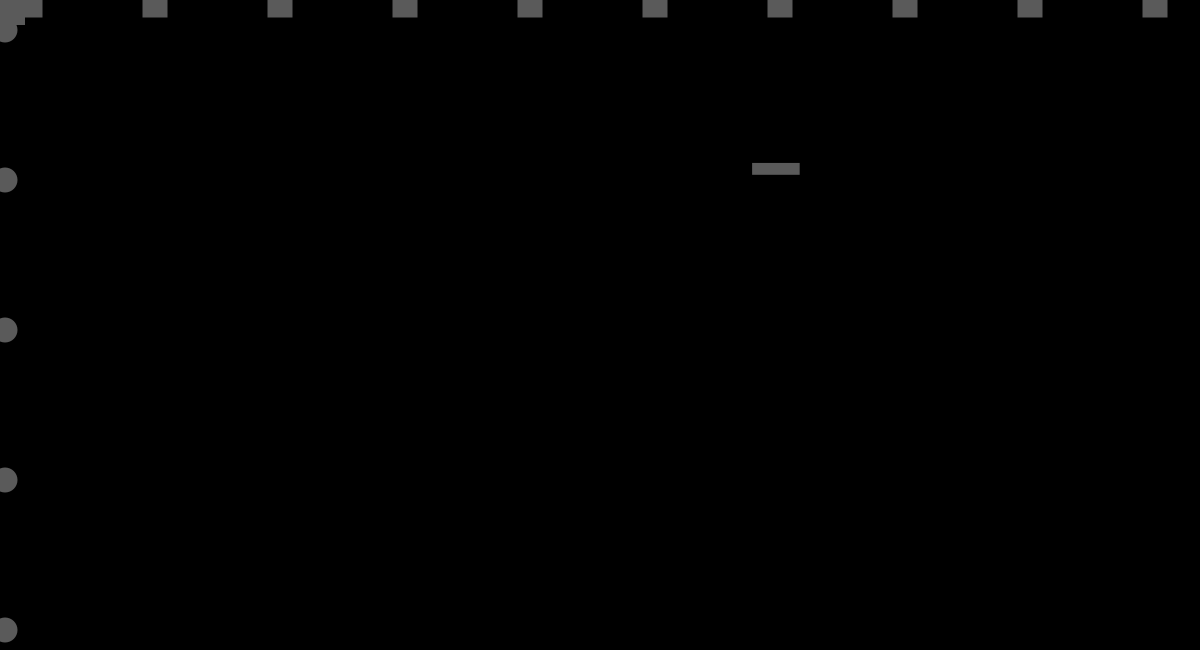
Frame 1 (no input)
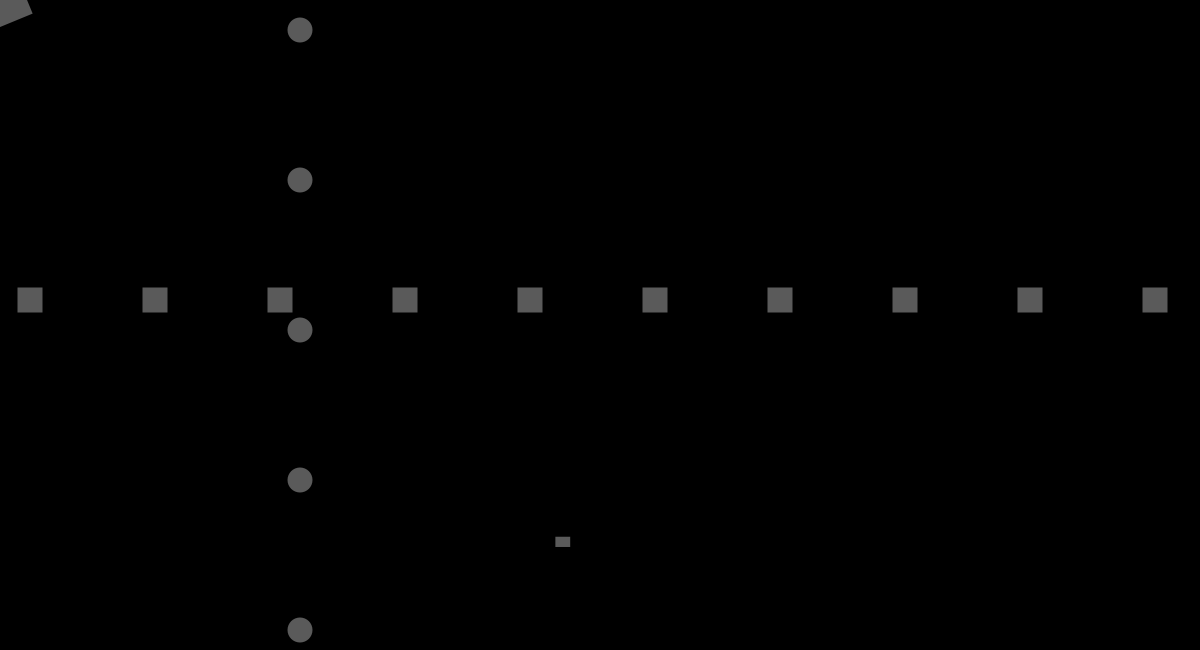
Frame 60 (the mouse pressed at the canvas centre just before this capture)
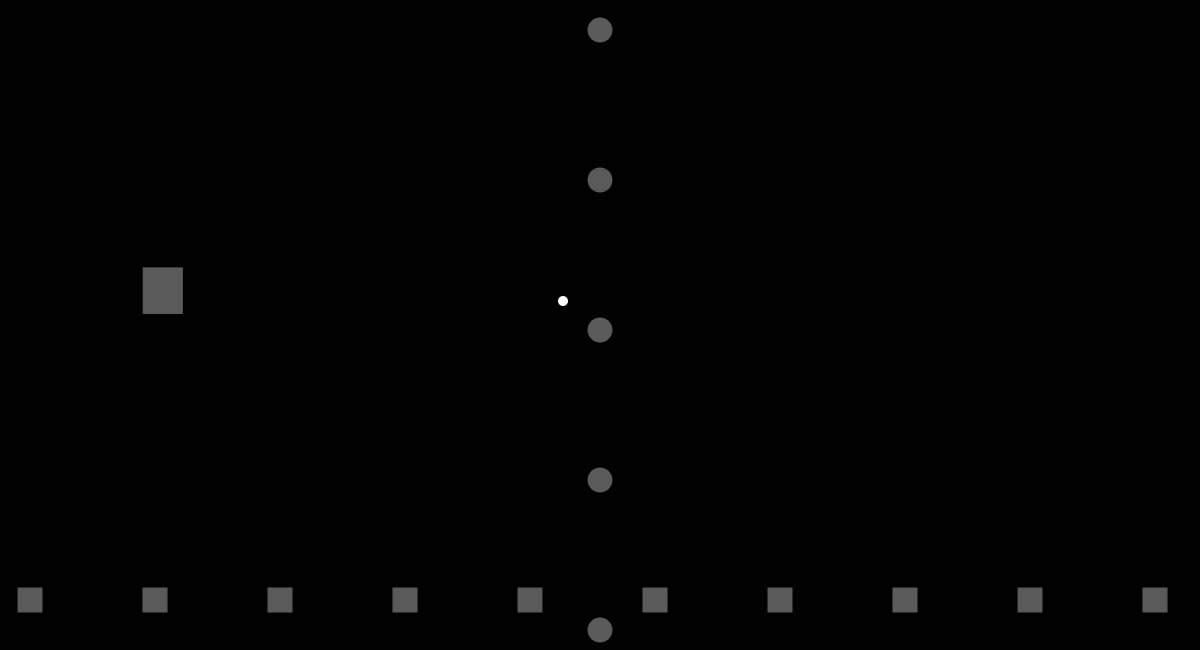
Frame 120 (the mouse held since frame 60 and released just before this capture)

The Processing sketch that drew these frames (run headless with seeded random() and noise(); from frame 60 on, the mouse is pressed at the canvas centre):

// Processing sketch: DanielJiang_Lost
// ── DanielJiang_Lost.pde
//Press Space and Backspace!
int a;
int b;
int x;
int y;
float g=100.0;
float z;
float w;
int i;
float speed=5;
int n;
float speed2=5;
float speed3=5;
float spin=0.0;
void setup() {
  size (1200, 650);
  rectMode(CENTER);
  noStroke();
}
void draw() {
  background(0);
  wanderer();
  friend1();
  friend2();
  friend3();
  friend4();
  if (key==32) {//space
    layout2();
  } 
  if (key==8) {//backspace
    background(0);
    wanderer();
    friend1();
    friend2();
    friend3();
    friend4();
  }
}
void wanderer() {
  float delay=.05;
  float desX=mouseX-x;
  x+=desX*delay;
  float desY=mouseY-y;
  y+=desY*delay;
  fill(255);
  strokeWeight(1);
  ellipse(x, y, 10, 10);
}
void friend1(){
  fill(90);
  rectMode(CENTER);
  rect(random(0,width),random(0,height),random(0,50),random(0,50));
}
void friend2() {
  z=z+speed;
  if ((z>width)||(z<0)) {
    speed=speed*-1;
  }
  fill(90);
  for (i=30; i<=height-20; i+=150) {
    ellipse(z, i, 25, 25);
  }
}
void friend3() {
  w=w+speed2;
  if ((w>height)||(w<0)) {
    speed2=speed2 *-1;
  }
  fill(90);
  for (i=30; i<=width-20; i+=125) {
    rect(i, w, 25, 25);
  }
}
void friend4(){
  rectMode(CENTER);
  fill(90);
  pushMatrix();
  rotate(spin);
  translate(x,y);
  rect(0,0,50,50);
  popMatrix();
  x+=.01;
  spin+=.02;
  if(x>width){
    x=0;
  }
  if(y>height){
    y=0;
  }
}
void layout2() {
  background(0);
  fill(255);
  ellipse(width/2,height/2, 900,900);
  fill(0);
  ellipse(width/2-100,150,30,30);
  ellipse(width/2+100,150,30,30);
  noStroke();
  g=g+speed3;
  if (g>340){
    g=100;
  }
  fill(0,0,155);
  triangle(350,g,330,g+50,370,g+50);
  arc(350,g+50,40,50,0,PI,OPEN);
  stroke(0);
  strokeWeight(2);
  line(width/2-50,250,width/2+50,250);
}
